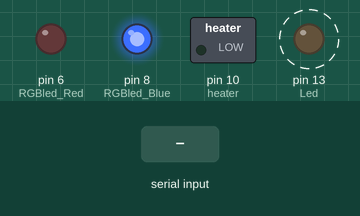
This sketch was run on a simulated Arduino Pro Mini, built with avr-gcc and run on an emulated ATmega328P. Shown: switched loads named in the sketch (green lamp = pin HIGH), output pins drawn as LEDs (lit = HIGH). Wiring (inferred from the names in the program): ultrasonic range finder: trigger pin 7; echo pin 3. Dashed ring = blinking. Inputs (shaded band) come from the test bench. Pins used as bus, display or sensor lines are not drawn; what the sketch prints to the serial monitor is not drawn.

Above: at 0.1 s.
At 1.2 s:
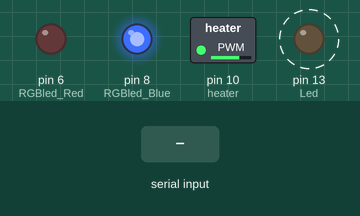
1.3 s: "1" received over the second serial link
Timing chart, 0 to 10.3 s (numbered marks = the images above; inputs shaded):
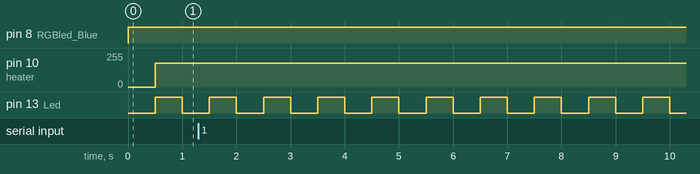

The sketch:

US100_Promini.ino
```cpp
// Code for Arduino Pro mini in US100 Robuste sensors

#include <SoftwareSerial.h>

// Firmware version
#define FirmwareVersion 1.0.0   //Version .

#define MaxHeatingPowerPercent 70 // Puissance maximale appliqué sur la résistance de chauffage
#define HeatingSetPoint 15        // Température cible à l'intérieur du boitier
#define ExceedRangeUS100 9999     // Distance maximale valide pour le captgeur
#define numReadings 10            // Number of readings to average for filtering
#define sensorNotTiltedRedLED HIGH      // Corresponding Red LED control level
#define sensorNotTiltedGreenLED LOW      // Corresponding GreenLED control level
#define sensorNotTiltedBlueLED HIGH      // Corresponding GreenLED control level
#define sensorTiltedRedLED  LOW         // Corresponding Red LED control level
#define sensorTiltedGreenLED  HIGH         // Corresponding GreenLED control level
#define sensorTiltedBlueLED  HIGH         // Corresponding GreenLED control level

const byte rxPin = 2;       // SoftwareSerial RX pin
const byte txPin = 4;       // SoftwareSerial TX pin
const byte TiltSW = 3;      // Tilt Switch input pin
const byte RGBled_Red = 6;  // RGB Status led RED pin
const byte RGBled_Green = 7;// RGB Status led GREEN pin
const byte RGBled_Blue = 8; // RGB Status led BLUE pin
const byte heater = 10;     // PWM input to Heating transistor
const byte Led = 13;        // Activity LED

int TempUS100 = 0;
int allTempReadings[numReadings];
int HeatingLimitPercent = MaxHeatingPowerPercent; // Puissance maximale appliqué sur la résistance de chauffage

int LedState = LOW;
int HeatingPower = 0;
bool Tilt = HIGH;
bool TempRequest = false;

unsigned long Period = 500;
unsigned long nextSampleTime = millis() + Period;

// set up a new serial object to communicate with the US100
SoftwareSerial US100 (rxPin, txPin);

// Setup
void setup() {
        // Set the data rate for the SoftwareSerial port
        US100.begin(9600);        // Start SoftwareSerial port
        Serial.begin(9600);       // Start Serial port

        // Set I/O pin mode
        pinMode(13, OUTPUT);      // Set Activity LED pin to OUTPUT
        pinMode(heater, OUTPUT);  // Set heater pin to OUTPUT
        pinMode(TiltSW, INPUT);   // Set tilt switch pin to INPUT
        pinMode(RGBled_Red, OUTPUT); // Set RGBled_Red as OUTPUT
        pinMode(RGBled_Green, OUTPUT); // Set RGBled_Green as OUTPUT
        pinMode(RGBled_Blue, OUTPUT); // Set RGBLed_Blue as OUTPUT

        // Initialize the RGB Led to BLUE
        digitalWrite(RGBled_Red, HIGH);
        digitalWrite(RGBled_Green, HIGH);
        digitalWrite(RGBled_Blue, LOW);
}

// Main program loop
void loop() {
        // Monitor the data on the serial ports
        checkSerialPorts();
        // Do additional processing every "Period" ms
        unsigned long LoopTime = millis();
        if (LoopTime > nextSampleTime) {
                nextSampleTime = LoopTime + Period - 1;

                // First Adjust heating as required
                simpleThermostat(HeatingSetPoint);

                // Then flash the Arduino Led to show activities
                LedState = !LedState;
                digitalWrite(Led, LedState);
        }
}

// Monitor the serial ports taking account the TILT status of the sensor
// Intercept the temperature data from the US100 sensor for use bay the thermostat
void checkSerialPorts(){
        char oneByteFromSerial = 0; // One byte buffer for data comming from Serial port
        char oneByteFromUS100 = 0; // One byte buffer for data comming from US100 port
        int Temp45 = 0;       // Raw temperature reading
        bool Tilt = checkTiltSW();
        // Forward data from Serial to US100
        if (Serial.available()) {
                oneByteFromSerial = Serial.read();  // Read one byte from the Serial port
                US100.write(oneByteFromSerial);     // Forward it to the US100 sensor
                // Find if its a request for temperature
                // Writing a 0X50 byte request the US100 to send the temperature
                if(oneByteFromSerial == 0X50) {
                        TempRequest = true;         // Yes, it's a request for temperature
                } else {
                        TempRequest = false;        // No, must be a request for distance.
                }
        }
        // Forward data from US100 to Serial
        if (US100.available()) {
                oneByteFromUS100 = US100.read(); // Read one byte from the US100
                if (!Tilt) {
                        // Sensor is NOT tilted, forward data byte as is
                        Serial.write(oneByteFromUS100);
                } else {
                        // Sensor IS Tilted
                        if (!TempRequest) {
                                // It's not a temperature request. Return "0" to indicate invalid data in case of tilt
                                Serial.write("0");
                        } else {
                                // Its a temperature request, let the data go throught
                                Serial.write(oneByteFromUS100);
                        }
                }
                // Intercept the temperature readings from the US100 and average it
                if(TempRequest) {
                        Temp45 = oneByteFromUS100;
                        if((Temp45 > 1) && (Temp45 < 130)) // Verify if its within acceptable range
                        {
                                TempUS100 = AvgTempReading(Temp45 - 45) / numReadings; //Conversion en température réelle et filtrage
                        } else {
                                TempUS100 = HeatingSetPoint - 5; // Force operation of the heater
                                HeatingLimitPercent = 50; // at 50% power
                        }
                }
        }
}

// Check the state of the TILT Switch and adjust the color of the status LED
// Return the Tilt Status
bool checkTiltSW(){
        bool tiltStatus = !digitalRead(TiltSW); // Note: LOW input indicate sensor IS tilted
        if (!tiltStatus) {
                // Sensor is NOT tilted
                digitalWrite(RGBled_Red, sensorNotTiltedRedLED); // Turn led OFF
                digitalWrite(RGBled_Green, sensorNotTiltedGreenLED); // Turn led ON
                digitalWrite(RGBled_Blue, sensorNotTiltedBlueLED); // Turn led OFF
        } else {
                // If sensor IS Tilted
                digitalWrite(RGBled_Red, sensorTiltedRedLED); // Turn led ON
                digitalWrite(RGBled_Green, sensorTiltedGreenLED); // Turn led OFF
                digitalWrite(RGBled_Blue, sensorTiltedBlueLED); // Turn led OFF
        }
        return tiltStatus;
}

// Filtre par moyenne mobile pour les température
// Note: Il s'agit en fait de la somme des x dernière lecture.
//       La division se fera au moment de la publication
int AvgTempReading(int thisReading){
        long Avg = 0;
        for (int i = 1; i < numReadings; i++) {
                allTempReadings[i-1] = allTempReadings[i]; //Shift all readings
                Avg += allTempReadings[i-1]; //Total of readings except the last one
        }
        allTempReadings[numReadings - 1] = thisReading; //Current reading in the last position
        Avg += thisReading; //total including the last one
        return (Avg); // Avg sera divisé par numReadings au moment de la publication
}

// Imprémentation d'un thermostat simple ON/OFF
// La routine ne fonctionne que si un capteur de température interne est trouvé
int simpleThermostat(double setPoint){
        if (TempUS100 != 99) {
                if ((double)TempUS100 < (setPoint - 0.5)) {
                        HeatingPower =  256 *  HeatingLimitPercent /100;
                } else if (TempUS100 > (setPoint + 0.5)) {
                        HeatingPower =  0;
                }
        }
        analogWrite(heater, HeatingPower);
        return HeatingPower;
}
```

Measured:
- by itself, pin 13 (Led): alternates HIGH for 0.50 s and LOW for 0.50 s
